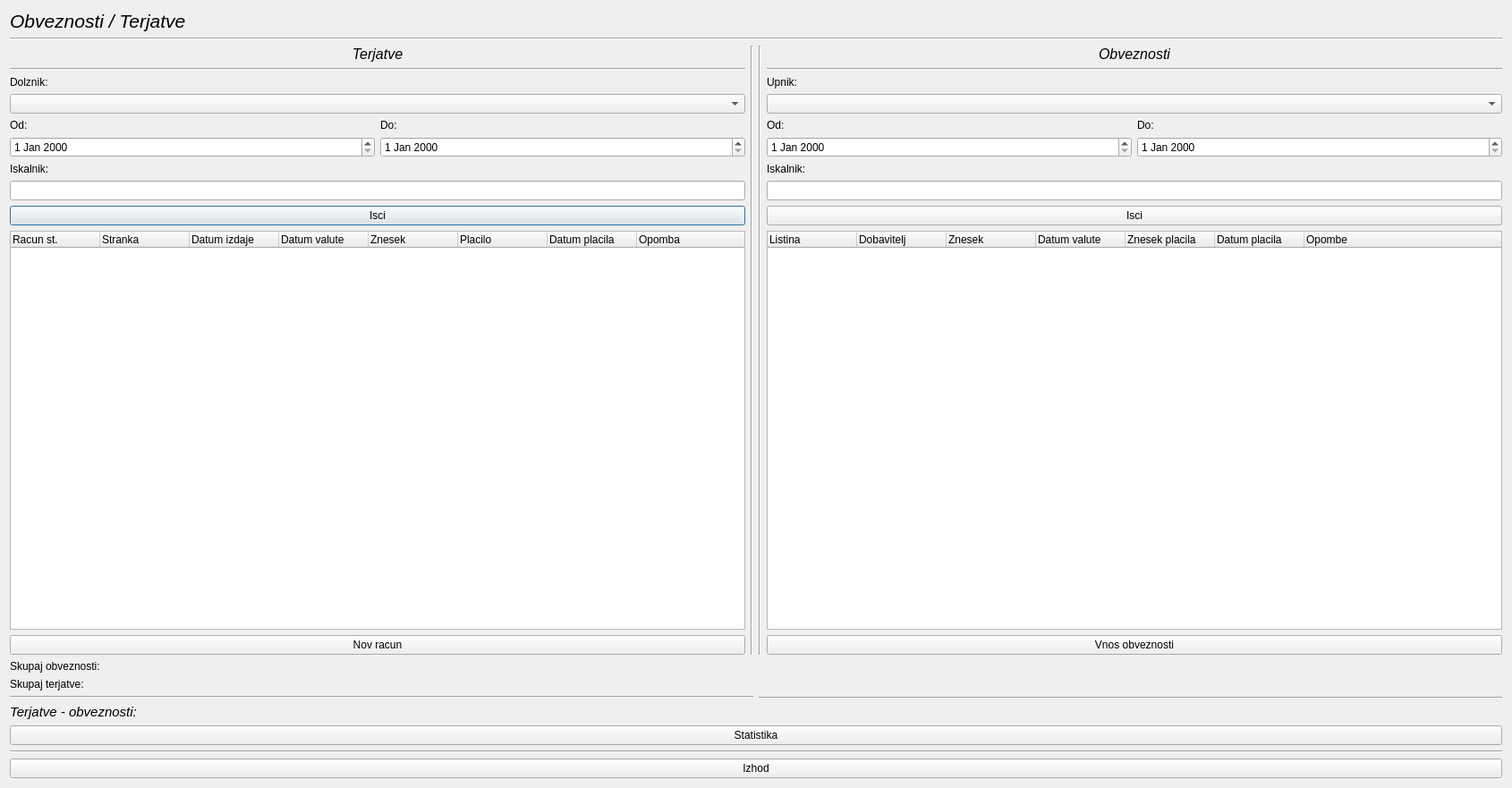
<?xml version="1.0" encoding="UTF-8"?>
<ui version="4.0">
 <class>Terjatve</class>
 <widget class="QDialog" name="Terjatve">
  <property name="geometry">
   <rect>
    <x>0</x>
    <y>0</y>
    <width>1690</width>
    <height>881</height>
   </rect>
  </property>
  <property name="windowTitle">
   <string>Dialog</string>
  </property>
  <layout class="QGridLayout" name="gridLayout">
   <item row="0" column="0">
    <layout class="QVBoxLayout" name="verticalLayout_14">
     <item>
      <layout class="QVBoxLayout" name="verticalLayout_13">
       <item>
        <layout class="QVBoxLayout" name="verticalLayout">
         <item>
          <widget class="QLabel" name="label">
           <property name="font">
            <font>
             <pointsize>16</pointsize>
             <italic>true</italic>
            </font>
           </property>
           <property name="text">
            <string>Obveznosti / Terjatve</string>
           </property>
          </widget>
         </item>
         <item>
          <widget class="Line" name="line">
           <property name="orientation">
            <enum>Qt::Horizontal</enum>
           </property>
          </widget>
         </item>
        </layout>
       </item>
       <item>
        <layout class="QHBoxLayout" name="horizontalLayout_4">
         <item>
          <layout class="QVBoxLayout" name="verticalLayout_10">
           <item>
            <layout class="QVBoxLayout" name="verticalLayout_7">
             <item>
              <widget class="QLabel" name="label_7">
               <property name="font">
                <font>
                 <pointsize>12</pointsize>
                 <italic>true</italic>
                </font>
               </property>
               <property name="text">
                <string>Terjatve</string>
               </property>
               <property name="alignment">
                <set>Qt::AlignCenter</set>
               </property>
              </widget>
             </item>
             <item>
              <widget class="Line" name="line_2">
               <property name="orientation">
                <enum>Qt::Horizontal</enum>
               </property>
              </widget>
             </item>
             <item>
              <widget class="QLabel" name="label_2">
               <property name="font">
                <font>
                 <pointsize>9</pointsize>
                </font>
               </property>
               <property name="text">
                <string>Dolznik:</string>
               </property>
               <property name="buddy">
                <cstring>comboBox_stranke</cstring>
               </property>
              </widget>
             </item>
             <item>
              <layout class="QVBoxLayout" name="verticalLayout_2">
               <item>
                <widget class="QComboBox" name="comboBox_stranke"/>
               </item>
              </layout>
             </item>
            </layout>
           </item>
           <item>
            <layout class="QHBoxLayout" name="horizontalLayout">
             <item>
              <layout class="QVBoxLayout" name="verticalLayout_3">
               <item>
                <widget class="QLabel" name="label_3">
                 <property name="text">
                  <string>Od:</string>
                 </property>
                 <property name="buddy">
                  <cstring>dateEdit_terjatveOd</cstring>
                 </property>
                </widget>
               </item>
               <item>
                <widget class="QDateEdit" name="dateEdit_terjatveOd"/>
               </item>
              </layout>
             </item>
             <item>
              <layout class="QVBoxLayout" name="verticalLayout_4">
               <item>
                <widget class="QLabel" name="label_4">
                 <property name="text">
                  <string>Do:</string>
                 </property>
                 <property name="buddy">
                  <cstring>dateEdit_terjatveDo</cstring>
                 </property>
                </widget>
               </item>
               <item>
                <widget class="QDateEdit" name="dateEdit_terjatveDo"/>
               </item>
              </layout>
             </item>
            </layout>
           </item>
           <item>
            <widget class="QLabel" name="label_13">
             <property name="text">
              <string>Iskalnik:</string>
             </property>
             <property name="buddy">
              <cstring>lineEdit_iskalnikTerjatve</cstring>
             </property>
            </widget>
           </item>
           <item>
            <widget class="QLineEdit" name="lineEdit_iskalnikTerjatve"/>
           </item>
           <item>
            <widget class="QPushButton" name="pushButton_isciTerjatve">
             <property name="text">
              <string>Isci</string>
             </property>
            </widget>
           </item>
           <item>
            <widget class="QTreeWidget" name="treeWidget_terjatve">
             <column>
              <property name="text">
               <string>Racun st.</string>
              </property>
             </column>
             <column>
              <property name="text">
               <string>Stranka</string>
              </property>
             </column>
             <column>
              <property name="text">
               <string>Datum izdaje</string>
              </property>
             </column>
             <column>
              <property name="text">
               <string>Datum valute</string>
              </property>
             </column>
             <column>
              <property name="text">
               <string>Znesek</string>
              </property>
             </column>
             <column>
              <property name="text">
               <string>Placilo</string>
              </property>
             </column>
             <column>
              <property name="text">
               <string>Datum placila</string>
              </property>
             </column>
             <column>
              <property name="text">
               <string>Opomba</string>
              </property>
             </column>
            </widget>
           </item>
           <item>
            <widget class="QPushButton" name="pushButton_2">
             <property name="text">
              <string>Nov racun</string>
             </property>
            </widget>
           </item>
          </layout>
         </item>
         <item>
          <widget class="Line" name="line_4">
           <property name="orientation">
            <enum>Qt::Vertical</enum>
           </property>
          </widget>
         </item>
         <item>
          <widget class="Line" name="line_5">
           <property name="orientation">
            <enum>Qt::Vertical</enum>
           </property>
          </widget>
         </item>
         <item>
          <layout class="QVBoxLayout" name="verticalLayout_12">
           <item>
            <layout class="QVBoxLayout" name="verticalLayout_11">
             <item>
              <layout class="QVBoxLayout" name="verticalLayout_9">
               <item>
                <widget class="QLabel" name="label_8">
                 <property name="font">
                  <font>
                   <pointsize>12</pointsize>
                   <italic>true</italic>
                  </font>
                 </property>
                 <property name="text">
                  <string>Obveznosti</string>
                 </property>
                 <property name="alignment">
                  <set>Qt::AlignCenter</set>
                 </property>
                </widget>
               </item>
               <item>
                <layout class="QVBoxLayout" name="verticalLayout_8">
                 <item>
                  <widget class="Line" name="line_3">
                   <property name="orientation">
                    <enum>Qt::Horizontal</enum>
                   </property>
                  </widget>
                 </item>
                 <item>
                  <widget class="QLabel" name="label_14">
                   <property name="text">
                    <string>Upnik:</string>
                   </property>
                   <property name="buddy">
                    <cstring>comboBox_upniki</cstring>
                   </property>
                  </widget>
                 </item>
                 <item>
                  <widget class="QComboBox" name="comboBox_upniki"/>
                 </item>
                 <item>
                  <layout class="QHBoxLayout" name="horizontalLayout_3"/>
                 </item>
                </layout>
               </item>
              </layout>
             </item>
             <item>
              <layout class="QHBoxLayout" name="horizontalLayout_2">
               <item>
                <layout class="QVBoxLayout" name="verticalLayout_6">
                 <item>
                  <widget class="QLabel" name="label_5">
                   <property name="font">
                    <font>
                     <pointsize>9</pointsize>
                    </font>
                   </property>
                   <property name="text">
                    <string>Od:</string>
                   </property>
                   <property name="buddy">
                    <cstring>dateEdit_obveznostiOd</cstring>
                   </property>
                  </widget>
                 </item>
                 <item>
                  <widget class="QDateEdit" name="dateEdit_obveznostiOd"/>
                 </item>
                </layout>
               </item>
               <item>
                <layout class="QVBoxLayout" name="verticalLayout_5">
                 <item>
                  <widget class="QLabel" name="label_6">
                   <property name="font">
                    <font>
                     <pointsize>9</pointsize>
                    </font>
                   </property>
                   <property name="text">
                    <string>Do:</string>
                   </property>
                   <property name="buddy">
                    <cstring>dateEdit_obveznostiDo</cstring>
                   </property>
                  </widget>
                 </item>
                 <item>
                  <widget class="QDateEdit" name="dateEdit_obveznostiDo"/>
                 </item>
                </layout>
               </item>
              </layout>
             </item>
            </layout>
           </item>
           <item>
            <widget class="QLabel" name="label_9">
             <property name="font">
              <font>
               <pointsize>9</pointsize>
              </font>
             </property>
             <property name="text">
              <string>Iskalnik:</string>
             </property>
             <property name="buddy">
              <cstring>lineEdit_iskalnikObveznosti</cstring>
             </property>
            </widget>
           </item>
           <item>
            <widget class="QLineEdit" name="lineEdit_iskalnikObveznosti"/>
           </item>
           <item>
            <widget class="QPushButton" name="pushButton_isci_upniki">
             <property name="text">
              <string>Isci</string>
             </property>
            </widget>
           </item>
           <item>
            <widget class="QTreeWidget" name="treeWidget_obveznosti">
             <column>
              <property name="text">
               <string>Listina</string>
              </property>
             </column>
             <column>
              <property name="text">
               <string>Dobavitelj</string>
              </property>
             </column>
             <column>
              <property name="text">
               <string>Znesek</string>
              </property>
             </column>
             <column>
              <property name="text">
               <string>Datum valute</string>
              </property>
             </column>
             <column>
              <property name="text">
               <string>Znesek placila</string>
              </property>
             </column>
             <column>
              <property name="text">
               <string>Datum placila</string>
              </property>
             </column>
             <column>
              <property name="text">
               <string>Opombe</string>
              </property>
             </column>
            </widget>
           </item>
           <item>
            <widget class="QPushButton" name="pushButton">
             <property name="text">
              <string>Vnos obveznosti</string>
             </property>
            </widget>
           </item>
          </layout>
         </item>
        </layout>
       </item>
      </layout>
     </item>
     <item>
      <layout class="QHBoxLayout" name="horizontalLayout_5">
       <item>
        <layout class="QVBoxLayout" name="verticalLayout_15">
         <item>
          <widget class="QLabel" name="label_11">
           <property name="text">
            <string>Skupaj obveznosti:</string>
           </property>
          </widget>
         </item>
         <item>
          <widget class="QLabel" name="label_10">
           <property name="text">
            <string>Skupaj terjatve:</string>
           </property>
          </widget>
         </item>
         <item>
          <widget class="Line" name="line_7">
           <property name="orientation">
            <enum>Qt::Horizontal</enum>
           </property>
          </widget>
         </item>
         <item>
          <widget class="QLabel" name="label_12">
           <property name="font">
            <font>
             <pointsize>11</pointsize>
             <italic>true</italic>
            </font>
           </property>
           <property name="text">
            <string>Terjatve - obveznosti:</string>
           </property>
          </widget>
         </item>
        </layout>
       </item>
       <item>
        <layout class="QVBoxLayout" name="verticalLayout_16">
         <item>
          <widget class="QLabel" name="label_skupajObveznosti">
           <property name="text">
            <string/>
           </property>
          </widget>
         </item>
         <item>
          <widget class="QLabel" name="label_skupajTerjatve">
           <property name="text">
            <string/>
           </property>
          </widget>
         </item>
         <item>
          <widget class="Line" name="line_8">
           <property name="orientation">
            <enum>Qt::Horizontal</enum>
           </property>
          </widget>
         </item>
         <item>
          <widget class="QLabel" name="label_terjatve_obveznosti">
           <property name="font">
            <font>
             <pointsize>11</pointsize>
             <italic>true</italic>
            </font>
           </property>
           <property name="text">
            <string/>
           </property>
          </widget>
         </item>
        </layout>
       </item>
      </layout>
     </item>
     <item>
      <widget class="QPushButton" name="pushButton_statistika">
       <property name="text">
        <string>Statistika</string>
       </property>
      </widget>
     </item>
     <item>
      <widget class="Line" name="line_6">
       <property name="orientation">
        <enum>Qt::Horizontal</enum>
       </property>
      </widget>
     </item>
     <item>
      <widget class="QPushButton" name="pushButton_izhod">
       <property name="text">
        <string>Izhod</string>
       </property>
      </widget>
     </item>
    </layout>
   </item>
  </layout>
 </widget>
 <tabstops>
  <tabstop>comboBox_stranke</tabstop>
  <tabstop>dateEdit_terjatveOd</tabstop>
  <tabstop>dateEdit_terjatveDo</tabstop>
  <tabstop>lineEdit_iskalnikTerjatve</tabstop>
  <tabstop>pushButton_isciTerjatve</tabstop>
  <tabstop>treeWidget_terjatve</tabstop>
  <tabstop>pushButton_2</tabstop>
  <tabstop>comboBox_upniki</tabstop>
  <tabstop>dateEdit_obveznostiOd</tabstop>
  <tabstop>dateEdit_obveznostiDo</tabstop>
  <tabstop>lineEdit_iskalnikObveznosti</tabstop>
  <tabstop>pushButton_isci_upniki</tabstop>
  <tabstop>treeWidget_obveznosti</tabstop>
  <tabstop>pushButton</tabstop>
  <tabstop>pushButton_izhod</tabstop>
 </tabstops>
 <resources/>
 <connections>
  <connection>
   <sender>pushButton_izhod</sender>
   <signal>clicked()</signal>
   <receiver>Terjatve</receiver>
   <slot>close()</slot>
   <hints>
    <hint type="sourcelabel">
     <x>20</x>
     <y>870</y>
    </hint>
    <hint type="destinationlabel">
     <x>339</x>
     <y>234</y>
    </hint>
   </hints>
  </connection>
 </connections>
</ui>
